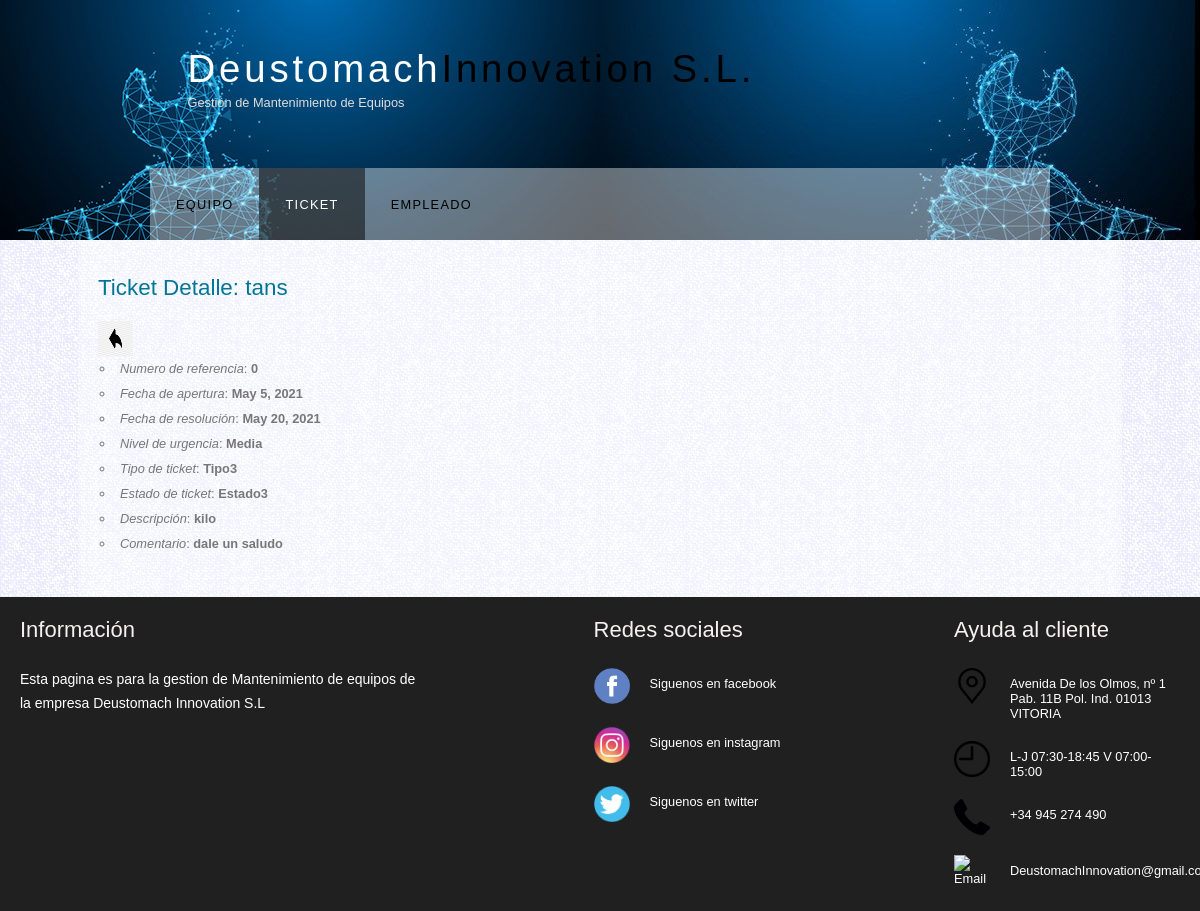
Page /myapp/detailTicket/4/ (signed in) on the committed database.
### myapp/models.py (models this page shows)
class Ticket(models.Model):
   numero_referencia = models.IntegerField(default=0)
   titulo = models.CharField(max_length =50)
   descripcion = models.TextField(max_length =1000)
   fecha_apertura = models.DateField()
   fecha_resolucion = models.DateField()
   nivel_urgencia = models.CharField(max_length = 50)
   tipo_ticket = models.CharField(max_length=50)
   estado_ticket = models.CharField(max_length=50)
   comentario = models.TextField(max_length =1000)
   FK_Equipo_ID = models.ForeignKey(Equipo, on_delete=models.CASCADE)
   FK_Empleado_ID = models.ForeignKey(Empleado, on_delete=models.CASCADE)

### myapp/views.py (the view)
# urls.py: path('myapp/detailTicket/<int:pk>/', login_required( TicketDetailView.as_view(), login_url='http://127.0.0.1:8000/myapp/login/') , name='DetailTicket'),
class TicketDetailView(DetailView):
    model = Ticket
    template_name = 'detailTicket.html'
    queryset = Ticket.objects.all()

### myapp/templates/detailTicket.html
{% extends 'base2.html' %}
{% load static %}
{% block main %}
<div >
    <div >
        <h1>Ticket Detalle: {{ object.titulo }}</h1>
        <a href="http://127.0.0.1:8000/myapp/listaTicket/"><img class="atras" src="{% static 'imagenes/atras.png' %}" width="35px" height="35px" title="Pulsa para volver a la página anterior"></a>
        <ul>
            <li><em>Numero de referencia</em>: <strong>{{ object.numero_referencia }}</strong></li>
            <li><em>Fecha de apertura</em>: <strong>{{ object.fecha_apertura }}</strong></li>
            <li><em>Fecha de resolución</em>: <strong>{{ object.fecha_resolucion }}</strong></li>
            <li><em>Nivel de urgencia</em>: <strong>{{ object.nivel_urgencia }}</strong></li>
            <li><em>Tipo de ticket</em>: <strong>{{ object.tipo_ticket }}</strong></li>
            <li><em>Estado de ticket</em>: <strong>{{ object.estado_ticket }}</strong></li>
            <li><em>Descripción</em>: <strong>{{ object.descripcion }}</strong></li>
            <li><em>Comentario</em>: <strong>{{ object.comentario }}</strong></li>
        </ul>
    </div>
</div>
{% endblock %}

### myapp/static/style/style.css (style rules this page uses)
html { height: 100%; }
* { margin: 0; padding: 0; }
body { font: normal .80em 'trebuchet ms', arial, sans-serif; background: #F0EFE2 url(../imagenes/background.png) repeat; color: #777; }
img { border: 0; }
h1, h3 { font: normal 175% 'century gothic', arial, sans-serif; color: #007694; margin: 0 0 15px 0; padding: 15px 0 5px 0; }
a { text-decoration: none; color: #000; }
ul { margin: 2px 0 22px 17px; }
ul li { list-style-type: circle; margin: 0 0 6px 0; padding: 0 0 4px 5px; }

### rows in the picture
Ticket: titulo "tans", numero_referencia "0", fecha_apertura "May 5, 2021", fecha_resolucion "May 20, 2021", nivel_urgencia "Media", tipo_ticket "Tipo3", estado_ticket "Estado3", descripcion "kilo", comentario "dale un saludo"
